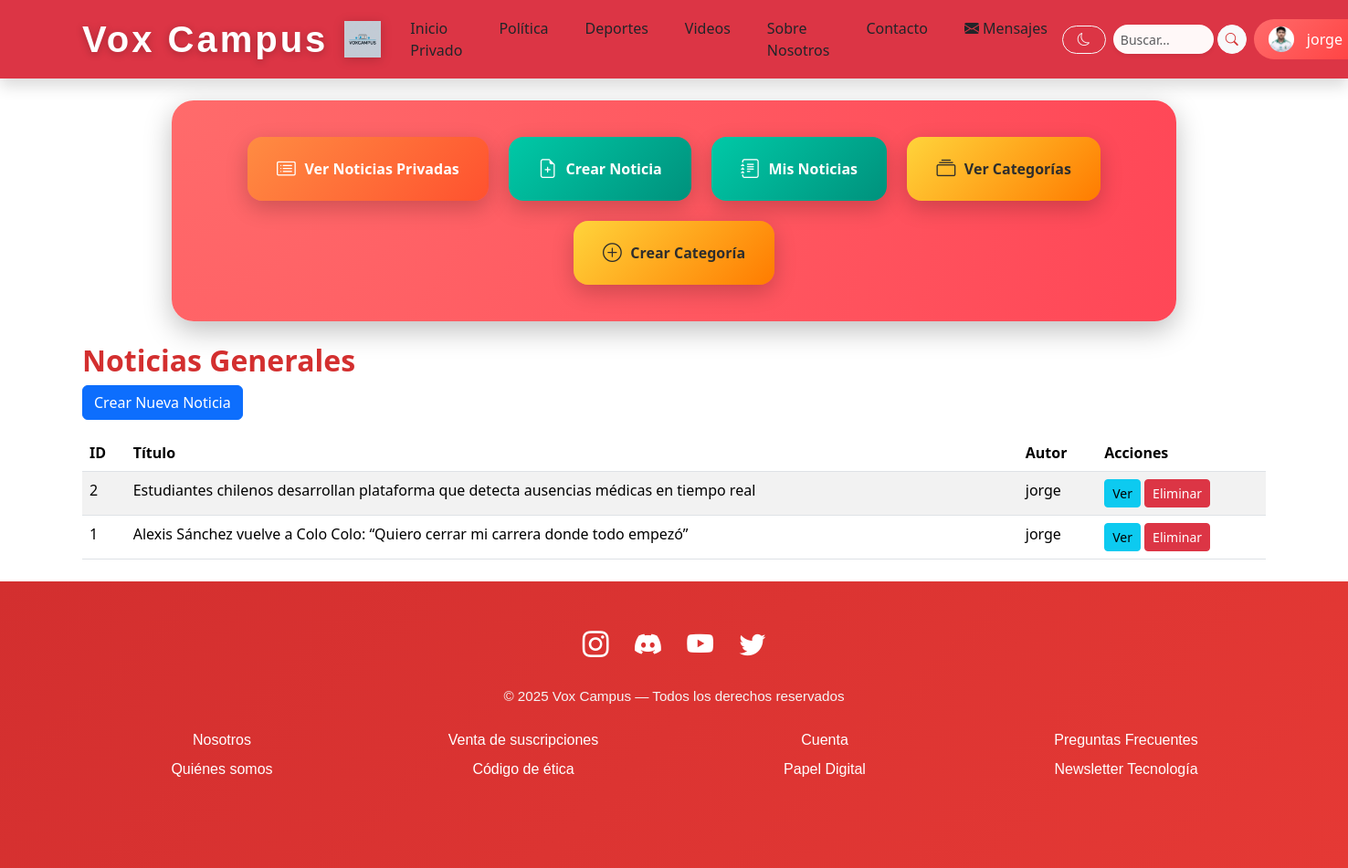
The app's page /noticias/ (signed in) with its own data.
### noticias/models.py (models this page shows, shortened)
class Perfil(models.Model):
    user = models.OneToOneField(User, on_delete=models.CASCADE, related_name='perfil')
    bio = models.TextField(blank=True, null=True)
    avatar = models.ImageField(upload_to='avatares/', blank=True, null=True)
    rol = models.CharField(
        max_length=20,
        choices=[('autor', 'Autor'), ('admin', 'Administrador')],
        default='autor'
    )

class Noticia(models.Model):
    titulo = models.CharField(max_length=200)
    contenido = models.TextField()
    categoria = models.ForeignKey(Categoria, on_delete=models.PROTECT, related_name='noticias')
    autor = models.ForeignKey(User, on_delete=models.CASCADE, related_name='noticias')
    fecha_creacion = models.DateTimeField(auto_now_add=True)
    imagen = models.ImageField(upload_to='noticias/', blank=True, null=True)

### noticias/views.py (the view)
# urls.py: path('noticias/', views.noticia_lista, name='noticia_lista'),
def noticia_lista(request):
    noticias = Noticia.objects.all().order_by('-fecha_creacion')
    return render(request, 'noticias/noticia_lista.html', {'noticias': noticias})

### templates/noticias/noticia_lista.html (shortened to what this page needs)
{% extends 'noticias/base.html' %}
{% block content %}
<h2>Noticias Generales</h2>
{% if user.is_superuser %}
<a href="{% url 'noticia_crear' %}" class="btn btn-primary mb-3">Crear Nueva Noticia</a>
{% endif %}
<table class="table table-striped">
   <thead>
      <tr>
         <th>ID</th>
         <th>Título</th>
         <th>Autor</th>
         <th>Acciones</th>
      </tr>
   </thead>
   <tbody>
      {% for noticia in noticias %}
      <tr>
         <td>{{ noticia.id }}</td>
         <td>{{ noticia.titulo }}</td>
         <td>{{ noticia.autor }}</td>
         <td>
            <a href="{% url 'noticia_detalle' noticia.id %}" class="btn btn-info btn-sm">Ver</a>
            {% if user.is_superuser %}
            <a href="{% url 'noticia_eliminar' noticia.id %}" class="btn btn-danger btn-sm">Eliminar</a>
            {% endif %}
         </td>
      </tr>
      {% endfor %}
   </tbody>
</table>
{% endblock %}

### templates/noticias/base.html (shortened to what this page needs)
{% load static %}
<!DOCTYPE html>
<html lang="es">
<head>
  <link href="https://cdn.jsdelivr.net/npm/bootstrap@5.3.2/dist/css/bootstrap.min.css" rel="stylesheet" />
  <link href="https://cdn.jsdelivr.net/npm/bootstrap-icons@1.11.1/font/bootstrap-icons.css" rel="stylesheet" />
  <link rel="stylesheet" href="{% static 'webnoticias/css/style.css' %}?v=v28" />
</head>
<body>
<nav class="navbar navbar-expand-lg navbar-dark bg-danger shadow">
  <div class="container">
    <a class="navbar-brand d-flex align-items-center fw-bold" href="#">
      <span class="me-2 text-white">Vox Campus</span>
      <img src="{% static 'WebNoticias/img/logo.png' %}" alt="Logo Vox Campus" style="height:40px; width:auto; object-fit:contain;" />
    </a>
    <div class="collapse navbar-collapse" id="navbarNav">
      <ul class="navbar-nav mx-auto gap-3">
        {% if user.is_authenticated %}
        <li class="nav-item"><a class="nav-link" href="{% url 'inicio_privado' %}">Inicio Privado</a></li>
        {% else %}
        <li class="nav-item"><a class="nav-link" href="{% url 'index' %}">Inicio</a></li>
        {% endif %}
        <li class="nav-item"><a class="nav-link" href="{% url 'politica' %}">Política</a></li>
        <li class="nav-item"><a class="nav-link" href="{% url 'deportes' %}">Deportes</a></li>
        <li class="nav-item"><a class="nav-link" href="{% url 'videos' %}">Videos</a></li>
        <li class="nav-item"><a class="nav-link" href="{% url 'sobre' %}">Sobre Nosotros</a></li>
        <li class="nav-item"><a class="nav-link" href="{% url 'contacto' %}">Contacto</a></li>
        <li class="nav-item">
         <a class="nav-link d-flex align-items-center gap-1" href="{% url 'bandeja_entrada' %}">
            <i class="bi bi-envelope-fill"></i> <span>Mensajes</span>
         </a>
         </li>
         </ul>
      <ul class="navbar-nav align-items-center">
        {% if user.is_authenticated %}
        <li class="nav-item me-2">
          <button id="theme-toggle" class="btn btn-outline-light btn-sm rounded-pill px-3 py-1" title="Cambiar tema">
            <i class="bi bi-moon"></i>
          </button>
        </li>
        <li class="nav-item me-2">
          <form id="buscador" class="d-flex" role="search" method="get" action="{% url 'buscar' %}">
            <input id="input-busqueda" class="form-control form-control-sm rounded-pill shadow-sm border-0 me-1" type="search" placeholder="Buscar..." aria-label="Buscar" name="q" required style="width: 110px; background: #fff8f8;" />
            <button class="btn btn-light btn-sm rounded-pill px-2 py-0" type="submit" style="height:32px;">
              <i class="bi bi-search text-danger"></i>
            </button>
          </form>
        </li>
        <li class="nav-item dropdown">
          <a class="nav-link dropdown-toggle btn-login px-3 py-2" href="#" id="userDropdown" role="button" data-bs-toggle="dropdown" aria-expanded="false">
            {% if user.perfil.avatar %}
            <img src="{{ user.perfil.avatar.url }}" alt="avatar" style="width:28px; height:28px; border-radius:50%; object-fit:cover; margin-right:6px;" />
            {% else %}
            <i class="bi bi-person-circle me-1"></i>
            {% endif %}
            {{ user.username }}
          </a>
        </li>
        {% endif %}
      </ul>
    </div>
  </div>
</nav>
{% if user.is_authenticated %}
<div class="panel-crud my-4 text-center">
  <a href="{% url 'noticia_lista' %}" class="btn-crud ver"><i class="bi bi-card-list"></i> Ver Noticias Privadas</a>
  <a href="{% url 'noticia_crear' %}" class="btn-crud crear"><i class="bi bi-file-earmark-plus"></i> Crear Noticia</a>
  <a href="{% url 'mis_noticias' %}" class="btn-crud crear"><i class="bi bi-journal-text"></i> Mis Noticias</a>
  {% if user.is_superuser %}
  <a href="{% url 'categoria_lista' %}" class="btn-crud admin"><i class="bi bi-collection"></i> Ver Categorías</a>
  <a href="{% url 'categoria_crear' %}" class="btn-crud admin"><i class="bi bi-plus-circle"></i> Crear Categoría</a>
  {% endif %}
</div>
{% endif %}
<main class="container my-4">
  {% block content %}{% endblock %}
</main>
<footer class="footer-premium py-5">
  <div class="container text-center">
    <div class="mb-4">
      <a href="https://www.instagram.com" target="_blank" class="social-icon"><i class="bi bi-instagram"></i></a>
      <a href="https://discord.com" target="_blank" class="social-icon"><i class="bi bi-discord"></i></a>
      <a href="https://www.youtube.com" target="_blank" class="social-icon"><i class="bi bi-youtube"></i></a>
      <a href="https://twitter.com" target="_blank" class="social-icon"><i class="bi bi-twitter"></i></a>
    </div>
    <p class="mb-0">&copy; 2025 Vox Campus — Todos los derechos reservados</p>
  </div>
  <div class="py-4">
    <div class="container">
      <div class="row justify-content-center">
        <div class="col-6 col-md-3 mb-3">
          <a href="{% url 'sobre' %}" class="text-white text-decoration-none d-block mb-2">Nosotros</a>
          <a href="#" class="text-white text-decoration-none d-block mb-2">Quiénes somos</a>
        </div>
        <div class="col-6 col-md-3 mb-3">
          <a href="#" class="text-white text-decoration-none d-block mb-2">Venta de suscripciones</a>
          <a href="https://tusitio.com/codigo-etica" target="_blank" class="text-white text-decoration-none d-block mb-2">Código de ética</a>
        </div>
        <div class="col-6 col-md-3 mb-3">
          <a href="#" class="text-white text-decoration-none d-block mb-2">Cuenta</a>
          <a href="#" class="text-white text-decoration-none d-block mb-2">Papel Digital</a>
        </div>
        <div class="col-6 col-md-3 mb-3">
          <a href="#" class="text-white text-decoration-none d-block mb-2">Preguntas Frecuentes</a>
          <a href="#" class="text-white text-decoration-none d-block mb-2">Newsletter Tecnología</a>
        </div>
      </div>
    </div>
  </div>
</footer>
</body>
</html>

### noticias/static/WebNoticias/css/style.css (style rules this page uses)
body { font-family: 'Poppins', sans-serif; color: #212529; scroll-behavior: smooth; margin: 0; background: linear-gradient(145deg, #fdfbfb, #f0f4ff); background-image: url('https://www.transparenttextures.com/patterns/cubes.png'); background-size: auto; background-attachment: fixed; }
.navbar { box-shadow: 0 4px 15px rgba(0,0,0,0.12); background: #ffffffcc; backdrop-filter: blur(10px); }
.navbar-brand { font-family: 'Bebas Neue', 'Montserrat', Arial, sans-serif; font-size: 2.5rem; letter-spacing: 3px; color: #fff !important; text-shadow: 0 2px 8px rgba(0,0,0,0.25); transition: transform 0.2s, text-shadow 0.3s; padding-right: 8px; }
.navbar-nav .nav-link { font-weight: 500; font-size: 1rem; margin-right: 0.5rem; transition: all 0.3s ease; color: #212529; }
.btn-login { background: linear-gradient(135deg, #ff6b6b, #ff3d3d); color: #fff !important; font-weight: 700; border-radius: 50px; padding: 0.65rem 1.8rem; font-size: 1.05rem; display: flex; align-items: center; justify-content: center; gap: 8px; border: none; transition: all 0.3s ease; }
.panel-crud { display: flex; justify-content: center; flex-wrap: wrap; gap: 1.4rem; margin: 3rem auto; padding: 2.5rem 1rem; border-radius: 1.5rem; max-width: 1100px; background: radial-gradient(circle at top left, #ff6b6b, #ff4757, #2f3542); background-size: 200% 200%; box-shadow: 0 10px 30px rgba(0, 0, 0, 0.25); }
.btn-crud { display: flex; align-items: center; justify-content: center; gap: 0.6rem; color: #fff; border: none; border-radius: 1rem; padding: 1.2rem 2rem; font-weight: 700; font-size: 1rem; box-shadow: 0 8px 25px rgba(0, 0, 0, 0.2); transition: all 0.25s ease; cursor: pointer; text-decoration: none; background: #444; position: relative; overflow: hidden; }
.btn-crud i { font-size: 1.3rem; transition: transform 0.2s ease; }
.btn-crud::before { content: ""; position: absolute; inset: 0; border-radius: inherit; background: rgba(255, 255, 255, 0.1); opacity: 0; transition: opacity 0.3s ease; }
.btn-crud.ver { background: linear-gradient(135deg, #ff8c42, #ff512f); }
.btn-crud.crear { background: linear-gradient(135deg, #00c9a7, #00917c); }
.btn-crud.admin { background: linear-gradient(135deg, #ffd43b, #ff7b00); color: #2d2d2d; }
form input, form textarea, form select { border-radius: 0.5rem; border: 1px solid #ced4da; padding: 0.75rem 1rem; transition: all 0.3s ease; }
.footer-premium { background: linear-gradient(135deg, #d32f2f, #e53935); color: #ffffff; text-align: center; font-family: 'Poppins', sans-serif; padding: 15px 0; }
.footer-premium .social-icon { font-size: 1.8rem; color: #ffffff; margin: 0 12px; transition: all 0.3s ease; }
.footer-premium p { margin-top: 10px; font-size: 0.95rem; color: #f5f5f5; }
h1, h2, h3, h4, h5 { color: #d32f2f; font-weight: 700; }
.text-danger { color: #d32f2f !important; }
a { text-decoration: none; transition: all 0.2s ease; }
.navbar-brand img { height: 75px; width: auto; margin-left: 10px; vertical-align: middle; display: inline-block; filter: drop-shadow(0 2px 6px rgba(0,0,0,0.18)); }
body { transition: background-color 0.4s ease, color 0.4s ease; }

### records on screen
Noticia: id "2", titulo "Estudiantes chilenos desarrollan plataforma que detecta ausencias médicas en tiempo real", autor "jorge"
Noticia: id "1", titulo "Alexis Sánchez vuelve a Colo Colo: “Quiero cerrar mi carrera donde todo empezó”", autor "jorge"

### other values on screen
{{ user.username }} "jorge"
